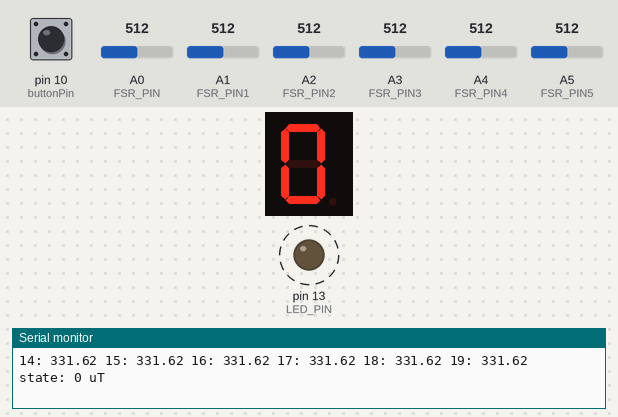
Simulated run of this sketch. Board: Arduino Uno, built with avr-gcc and run on an emulated ATmega328P. Shown: 1-digit seven-segment display, output pins drawn as LEDs (lit = HIGH), the last lines printed to the serial monitor. Dashed ring = blinking. The test bench sets the inputs (shaded band); at power-on: A0 (FSR_PIN) = 512, pin 10 (buttonPin) LOW, A1 (FSR_PIN1) = 512, A2 (FSR_PIN2) = 512, A3 (FSR_PIN3) = 512, A4 (FSR_PIN4) = 512, A5 (FSR_PIN5) = 512.

Above: at 1.2 s.
1.3 s: A0 (FSR_PIN) set to 248
4.3 s: A0 (FSR_PIN) set to 229
7.3 s: pin 10 (buttonPin) pulled HIGH for 0.25 s
At 7.8 s:
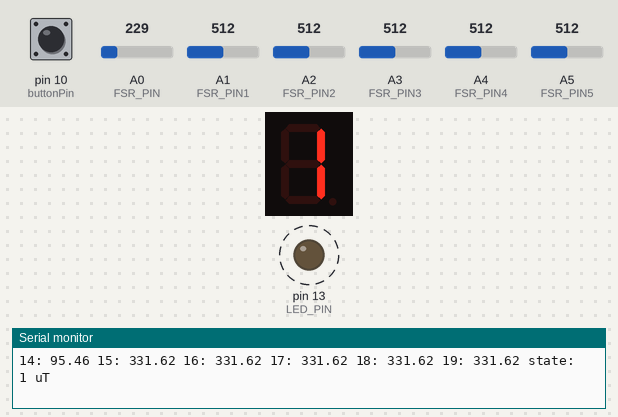
10.5 s: pin 10 (buttonPin) pulled HIGH for 1 s
At 11.7 s:
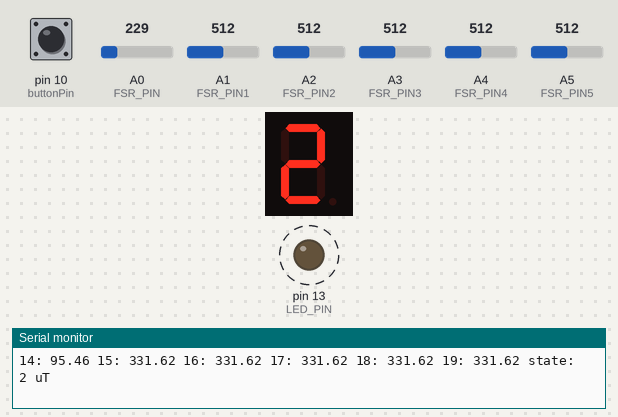
Timing chart, 0 to 14.0 s (numbered marks = the images above; inputs shaded):
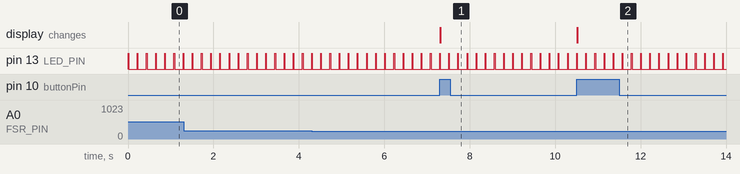

Measured:
- after the input at 7.3 s, the display: changes at once (image 1)
- after the input at 10.5 s, the display: changes at once (image 2)
- by itself, pin 13 (LED_PIN): alternates HIGH for 0.01 s and LOW for 0.20 s

The sketch:

burger_king_foot_lettuce.ino
```cpp
#include "SevSeg.h"
SevSeg sevseg;

const int buttonPin = 10;
int buttonState = 0;
int intState = 0;
int shuffledState = 0;
int numTests = 5;
bool pressed = false;

const int FSR_PIN = A0; // Pin connected to FSR/resistor divider
const int FSR_PIN1 = A1;
const int FSR_PIN2 = A2;
const int FSR_PIN3 = A3;
const int FSR_PIN4 = A4;
const int FSR_PIN5 = A5;
const int APINS [6] = { A0, A1, A2, A3, A4, A5 };

const int LED_PIN = 13;
const float VCC = 4.98; // Measured voltage of Ardunio 5V line
const float R_DIV = 4700.0; // Measured resistance of 3.3k resistor

bool startUp = true;
int _shuffled [5] = {0,1,2,3,4};
int shuffled [5] = {0,1,2,3,4};

void setup()
{
  Serial.begin(9600);
  pinMode(FSR_PIN, INPUT);
  pinMode(FSR_PIN1, INPUT);
  pinMode(FSR_PIN2, INPUT);
  pinMode(FSR_PIN3, INPUT);
  pinMode(FSR_PIN4, INPUT);
  pinMode(FSR_PIN5, INPUT);
  pinMode(LED_PIN, OUTPUT);

  byte numDigits = 1;
  byte digitPins[] = {};
  byte segmentPins[] = {6, 5, 2, 3, 4, 7, 8, 9};
  bool resistorsOnSegments = true;

  byte hardwareConfig = COMMON_CATHODE;
  sevseg.begin(hardwareConfig, numDigits, digitPins, segmentPins, resistorsOnSegments);
  sevseg.setBrightness(90);

  randomSeed(analogRead(FSR_PIN));

  // initialize the pushbutton pin as an input:
  pinMode(buttonPin, INPUT);
}

void loop()
{
  if(startUp){

    startUp = false;
    sevseg.setNumber(shuffled[0]);
    sevseg.refreshDisplay();
  }

  int fsrADC;
  bool _blink = false;

  for (int pin : APINS) {
    fsrADC = analogRead(pin);
    float force = 0.0;

    // If the FSR has no pressure, the resistance will be
    // near infinite. So the voltage should be near 0.
    if (fsrADC != 0) // If the analog reading is non-zero
    {
      // Use ADC reading to calculate voltage:
      float fsrV = fsrADC * VCC / 1023.0;

      // Use voltage and static resistor value to
      // calculate FSR resistance:
      float fsrR = R_DIV * (VCC / fsrV - 1.0);
      //Serial.println("Resistance on sensor 0: " + String(fsrR) + " ohms");

      // Guesstimate force based on slopes in figure 3 of
      // FSR datasheet:
      float fsrG = 1.0 / fsrR; // Calculate conductance

      // Break parabolic curve down into two linear slopes:
      if (fsrR <= 600)
        force = (fsrG - 0.00075) / 0.00000032639;
      else
        force =  fsrG / 0.000000642857;

      digitalWrite(LED_PIN,HIGH);
    }

    Serial.print(pin); Serial.print(": "); Serial.print(force); Serial.print(" ");
    _blink = true;
  }

  // read the state of the pushbutton value:
  buttonState = digitalRead(buttonPin);


  // check if the pushbutton is pressed. If it is, the buttonState is HIGH:
  if (buttonState == HIGH and !pressed) {
    pressed = true;
    intState = (intState+1)%numTests;
    shuffledState = shuffled[intState];
    sevseg.setNumber(shuffledState);
    sevseg.refreshDisplay();
  }

  if(buttonState == LOW) {
    pressed = false;
  }

  if (_blink) {
    Serial.print("state: "); Serial.print(shuffledState); Serial.print(" ");
    Serial.println("uT");
    digitalWrite(LED_PIN,LOW);
  }
  delay(200);
}
```
